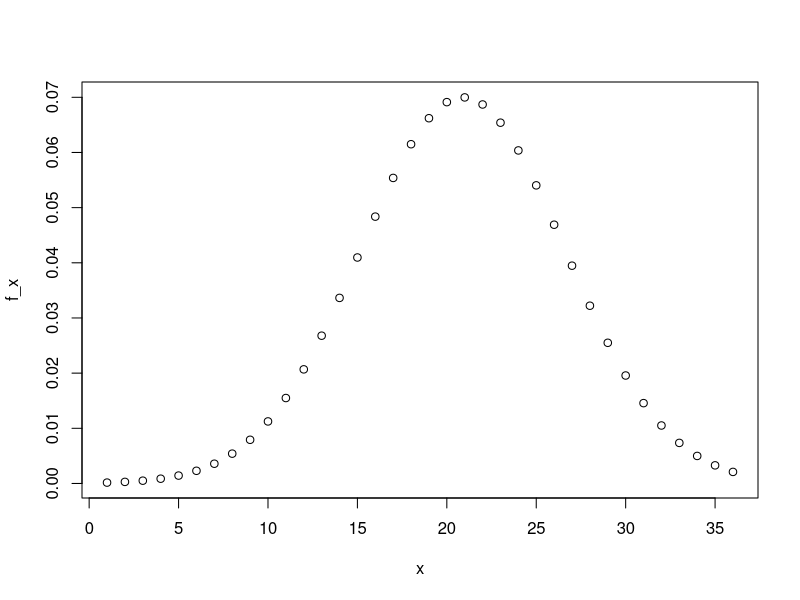
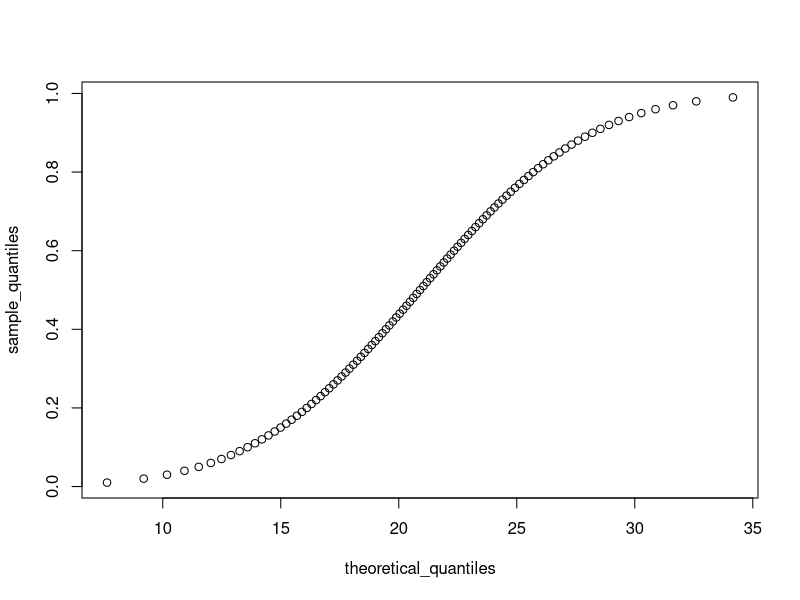

These charts were generated, in order, by the following R code:
## ---- chunk 1

set.seed(16)
act_scores <- rnorm(10000, 20.9, 5.7)

## ---- chunk 2

mean(act_scores)

## ---- chunk 3

sd(act_scores)

## ---- chunk 4

length(act_scores[act_scores >= 36])

## ---- chunk 5

sum(act_scores > 30)/length(act_scores)

## ---- chunk 6

mean(act_scores <= 10)

## ---- chunk 7

x = seq(1:36)

f_x <- dnorm(x, 20.9, 5.7)
plot (x, f_x)

## ---- chunk 8

z_scores <- (act_scores-mean(act_scores))/sd(act_scores)
mean(z_scores > 2)

## ---- chunk 9
mean(act_scores) + (2*sd(act_scores))

## ---- chunk 10

qnorm(.975, mean(act_scores), sd(act_scores))

## ---- chunk 11

cdf <- sapply(1:36, function (x){
  mean(act_scores <= x)
})
min(which(cdf >= .95))

## ---- chunk 12

qnorm(0.95, 20.9, 5.7)

## ---- chunk 13

sample_quantiles <- seq(0.01, 0.99, 0.01)
quantile(act_scores, sample_quantiles)

## ---- chunk 14

theoretical_quantiles <- qnorm(sample_quantiles, 20.9, 5.7)
qqplot(y=sample_quantiles, x=theoretical_quantiles)

